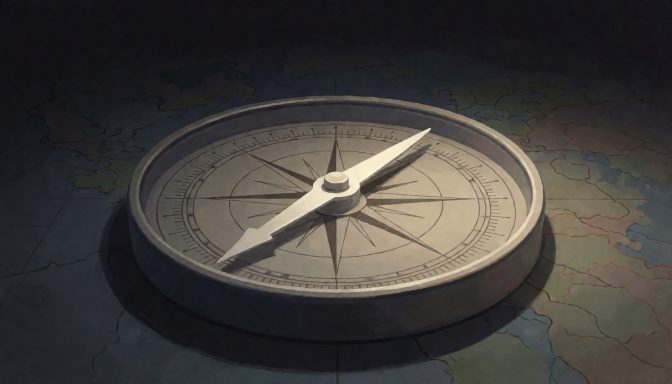
#> input picture assets/ascii-sources/claude-code-retrospective.png, 1344 x 768 px (shown at 1/2 size)
$ python render_ascii_html.py ../assets/ascii-sources/claude-code-retrospective.png out.png
#> lines starting #> are read from the running program, lines starting #| are printed output that depends on the picture; after the words box and inside, x2 and y2 are one past the last pixel; in counts of white or black regions, pixels touching at a corner belong together
#!/usr/bin/env python3
"""Convert a bitmap into a standalone HTML image made only of ASCII glyphs."""

from __future__ import annotations

import argparse
import html
from pathlib import Path

from PIL import Image, ImageEnhance, ImageOps


GLYPHS = " .,:;+=xX$#@"
COLORS = (
    "#0a0e14",
    "#123f21",
    "#197a32",
    "#22ad42",
    "#32d457",
    "#52e875",
    "#9af6ae",
    "#f0fff2",
)


def parse_args() -> argparse.Namespace:
    parser = argparse.ArgumentParser()
    parser.add_argument("source", type=Path)
    parser.add_argument("output", type=Path)
    parser.add_argument("--columns", type=int, default=180)
    parser.add_argument("--height-scale", type=float, default=0.62)
    parser.add_argument("--title", default="ASCII image")
    parser.add_argument("--alt", default="")
    return parser.parse_args()


def crop_to_subject(image: Image.Image) -> Image.Image:
    """Trim mostly empty black margins while ignoring isolated dim particles."""
    probe = ImageOps.grayscale(image.copy())
    probe.thumbnail((640, 640), Image.Resampling.LANCZOS)
    mask = probe.point(lambda value: 255 if value >= 20 else 0)
    width, height = mask.size
    pixels = mask.load()
    min_column_pixels = max(2, round(height * 0.01))
    min_row_pixels = max(2, round(width * 0.01))
    columns = [
        x for x in range(width)
        if sum(pixels[x, y] > 0 for y in range(height)) >= min_column_pixels
    ]
    rows = [
        y for y in range(height)
        if sum(pixels[x, y] > 0 for x in range(width)) >= min_row_pixels
    ]
    if not columns or not rows:
        return image

    scale_x = image.width / width
    scale_y = image.height / height
    left = round(columns[0] * scale_x)
    top = round(rows[0] * scale_y)
    right = round((columns[-1] + 1) * scale_x)
    bottom = round((rows[-1] + 1) * scale_y)
    pad_x = round((right - left) * 0.04)
    pad_y = round((bottom - top) * 0.08)
    box = (
        max(0, left - pad_x),
        max(0, top - pad_y),
        min(image.width, right + pad_x),
        min(image.height, bottom + pad_y),
    )
    return image.crop(box)


def render_row(values: list[int]) -> str:
    parts: list[str] = []
    active_level: int | None = None
    run: list[str] = []

    def flush() -> None:
        if active_level is not None and run:
            parts.append(f'<span class="p{active_level}">{html.escape("".join(run))}</span>')
            run.clear()

    for value in values:
        glyph_index = round(value / 255 * (len(GLYPHS) - 1))
        glyph = GLYPHS[glyph_index]
        level = min(len(COLORS) - 1, value * len(COLORS) // 256)
        if level != active_level:
            flush()
            active_level = level
        run.append(glyph)
    flush()
    return "".join(parts)


def main() -> None:
    args = parse_args()
    source = Image.open(args.source).convert("RGB")
#> source is the input picture: PIL image 1344x768 RGB; mean R, G, B 63.2, 60.3, 58.3
    rows = max(1, round(source.height / source.width * args.columns * args.height_scale))
#> rows = 64
    source = crop_to_subject(source)
#> in crop_to_subject, `probe = ImageOps.grayscale(image.copy())`:
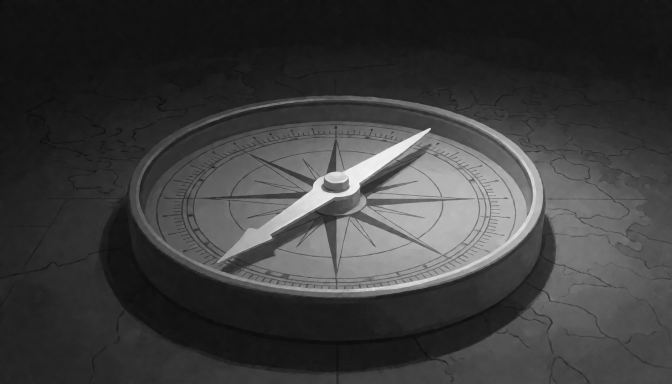
#> probe: PIL image 1344x768 L (shown at 1/2 size); min 10, max 248, mean 60.9
#> in crop_to_subject, `probe.thumbnail((640, 640), Image.Resampling.LANCZOS)`:
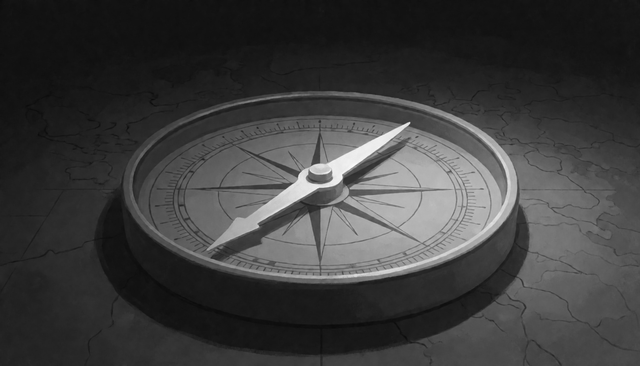
#> probe: PIL image 640x366 L; min 11, max 252, mean 60.9
#> in crop_to_subject, `mask = probe.point(lambda value: 255 if value >= 20 else 0)`:
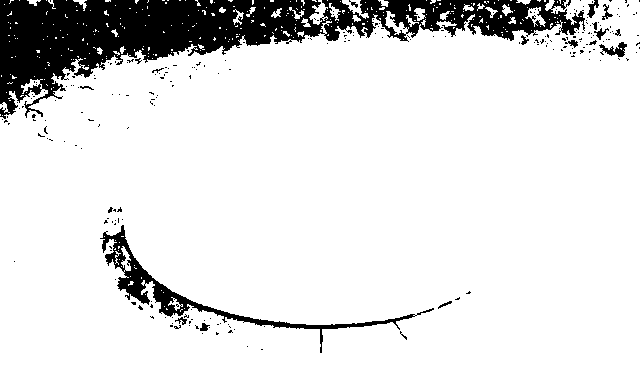
#> mask: PIL image 640x366 L; 87.5% white; 242 black regions (225 under 20 px), largest, box (x1, y1, x2, y2) and area: (0, 0, 585, 119) 24623, (100, 225, 434, 353) 3186, (599, 42, 627, 57) 197
#> in crop_to_subject, `columns = [ x for x in range(width) if sum(pixels[x, y] > 0 for y in r..`: columns = 640 values from 0 to 639
#> in crop_to_subject, `rows = [ y for y in range(height) if sum(pixels[x, y] > 0 for x in ran..`: rows = 366 values from 0 to 365
#> in crop_to_subject, `left = round(columns[0] * scale_x)`: left = 0
#> in crop_to_subject, `right = round((columns[-1] + 1) * scale_x)`: right = 1344
#> in crop_to_subject, `bottom = round((rows[-1] + 1) * scale_y)`: bottom = 768
#> in crop_to_subject, `pad_x = round((right - left) * 0.04)`: pad_x = 54
#> in crop_to_subject, `pad_y = round((bottom - top) * 0.08)`: pad_y = 61
#> in crop_to_subject, `box = ( max(0, left - pad_x), max(0, top - pad_y), min(image.width, ri..`: box = (0, 0, 1344, 768)
    image = source.resize((args.columns, rows), Image.Resampling.LANCZOS)
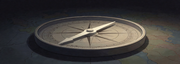
#> image: PIL image 180x64 RGB; mean R, G, B 63.2, 60.3, 58.3
    luminance = ImageOps.grayscale(image)
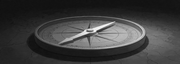
#> luminance: PIL image 180x64 L; min 14, max 247, mean 60.9
    luminance = ImageOps.autocontrast(luminance, cutoff=(1, 1))
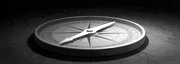
#> luminance: PIL image 180x64 L; min 0, max 255, mean 63.9
    luminance = ImageEnhance.Contrast(luminance).enhance(1.18)
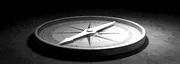
#> luminance: PIL image 180x64 L; min 0, max 255, mean 64.5

    pixels = list(luminance.getdata())
#> pixels = 11520 values, max 255 at index 4071, min 0 at index 0, mean 64.48
    art = "\n".join(
        render_row(pixels[offset : offset + args.columns])
        for offset in range(0, len(pixels), args.columns)
    )
#> the loop in render_row, `for value in values:` made 180 passes
#> active_level on pass 1: 0
#> after the loop in render_row, `for value in values:`: active_level = 0; run = 180 items, first 6: ' ', ' ', ' ', ' ', ' ', ' '
#> the loop in render_row (call 2), `for value in values:` made 180 passes
    palette = "\n".join(
        f"      .p{index} {{ color: {color}; }}"
        for index, color in enumerate(COLORS)
    )
    document = f"""<!doctype html>
<html lang="en">
  <head>
    <meta charset="utf-8">
    <meta name="viewport" content="width=device-width, initial-scale=1">
    <title>{html.escape(args.title)}</title>
    <style>
      @font-face {{
        font-family: "JetBrains Mono";
        src: url("/fonts/JetBrainsMono-Regular.woff2") format("woff2");
        font-display: swap;
      }}

      :root {{ color-scheme: dark; }}

      * {{ box-sizing: border-box; }}

      html, body {{ min-height: 100%; }}

      body {{
        margin: 0;
        display: grid;
        min-height: 100vh;
        place-items: center;
        overflow: hidden;
        background: #0a0e14;
      }}

      figure {{
        display: grid;
        width: 100vw;
        margin: 0;
        place-items: center;
      }}

      pre {{
        margin: 0;
        font-family: "JetBrains Mono", monospace;
        font-size: clamp(3px, 0.88vw, 13px);
        font-variant-ligatures: none;
        font-weight: 400;
        letter-spacing: 0;
        line-height: 0.88;
        text-shadow:
          0 0 0.35em currentColor,
          0 0 0.9em rgb(57 211 83 / 35%);
        user-select: text;
      }}

{palette}

      figcaption {{
        position: absolute;
        width: 1px;
        height: 1px;
        overflow: hidden;
        clip-path: inset(50%);
        white-space: nowrap;
      }}
    </style>
  </head>
  <body>
    <main>
      <figure>
        <pre role="img" aria-label="{html.escape(args.alt, quote=True)}">{art}</pre>
        <figcaption>{html.escape(args.alt)}</figcaption>
      </figure>
    </main>
  </body>
</html>
"""
    args.output.parent.mkdir(parents=True, exist_ok=True)
    args.output.write_text(document, encoding="utf-8")
    print(
        f"Wrote {args.output} ({args.columns} columns x {rows} rows, "
        f"{args.output.stat().st_size} bytes)"
    )
#| Wrote out.png (180 columns x 64 rows, 46637 bytes)


if __name__ == "__main__":
    main()

$ run again, on assets/ascii-sources/the-missing-variable.png
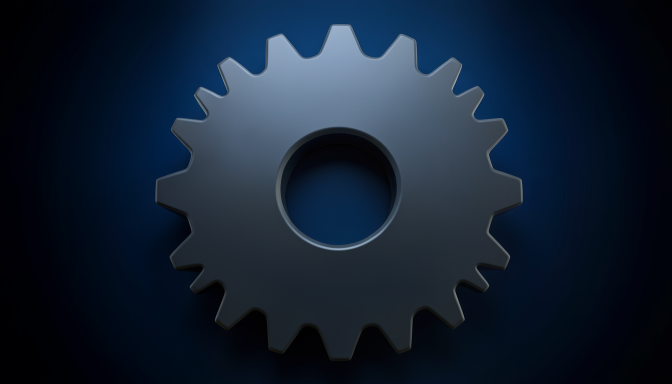
#> input picture assets/ascii-sources/the-missing-variable.png, 1344 x 768 px (shown at 1/2 size)
#> in main, source is the input picture: PIL image 1344x768 RGB; mean R, G, B 18.8, 31.7, 48.3
#> in crop_to_subject, `mask = probe.point(lambda value: 255 if value >= 20 else 0)`:
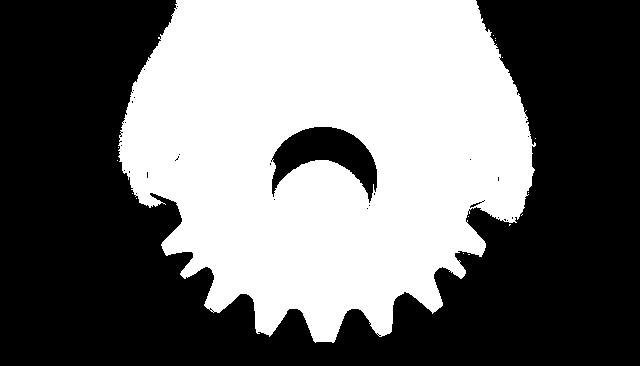
#> mask: PIL image 640x366 L; 44.2% white; 16 white regions (15 under 20 px), largest, box (x1, y1, x2, y2) and area: (118, 0, 536, 343) 103506
#> columns = 418 values from 118 to 535
#> in crop_to_subject, `rows = [ y for y in range(height) if sum(pixels[x, y] > 0 for x in ran..`: rows = 342 values from 0 to 341
#> left = 248
#> top = 0
#> right = 1126
#> bottom = 718
#> pad_x = 35
#> pad_y = 57
#> box = (213, 0, 1161, 768)
#> in main, `luminance = ImageEnhance.Contrast(luminance).enhance(1.18)`:
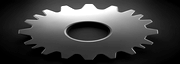
#> luminance: PIL image 180x64 L; min 0, max 255, mean 63.4
#> pixels = 11520 values, max 255 at index 806, min 0 at index 0, mean 63.4
#> the loop in render_row, `for value in values:` made 180 passes
#> (value, glyph_index, glyph, level, active_level) on passes 35, 55: (32, 1, '.', 1, 1), (64, 3, ':', 2, 2)
#> after the loop in render_row, `for value in values:`: active_level = 0; run = 35 items, first 6: '.', '.', '.', '.', '.', '.'
#> the loop in render_row (call 2), `for value in values:` made 180 passes
#| Wrote out.png (180 columns x 64 rows, 35645 bytes)
